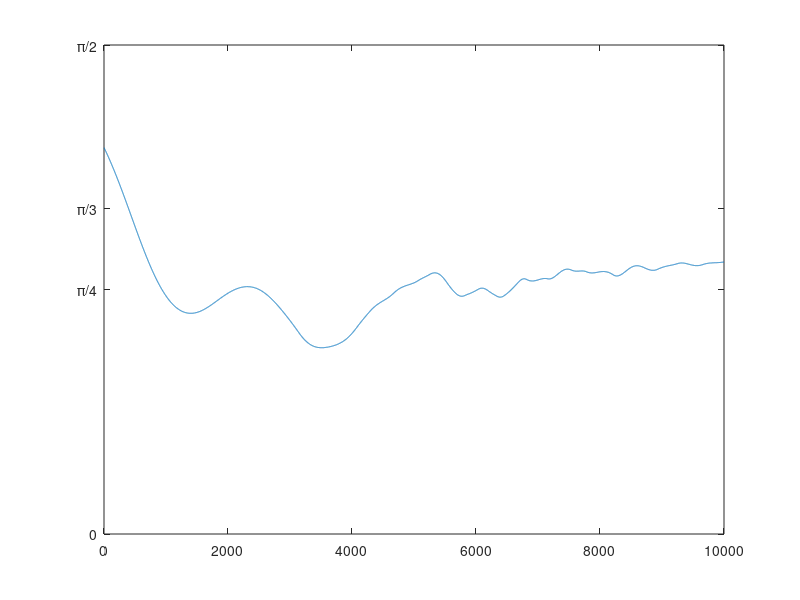

Write MATLAB code to recreate this figure.
theta = linspace(0,2*pi,10000);
x=900+(292.5+100.*sin(-2.*theta)+25.*sin(4.*theta)+100.*exp(-0.5.*(theta-(3*pi)/2).^2).*sin(10.*theta).*sin(4.*theta)).*cos(theta);
y=1050+(292.5+100.*sin(-2.*theta)+100.*exp(-0.5.*(theta-(3*pi)/2).^2).*sin(10.*theta).*sin(4.*theta)).*sin(theta);
%plot(x,y);
dist=zeros(2,length(theta)-1);
for i=1:9999
    dist(:,i)=[abs(x(i+1)-x(i)) abs(y(i+1)-y(i))]';
end
path=zeros(2,length(theta)-1);
path(:,1)=dist(:,1);
for i=2:9999
    path(:,i)=path(:,i-1)+dist(:,i);
end
phi=atan2(path(2,:),path(1,:));
steps=linspace(1,9999,9999);
figure(1);
plot(steps,phi);
ylim([0 pi/2]);
yticks([0 pi/4 pi/3 pi/2 pi]);
yticklabels({'0','\pi/4','\pi/3','\pi/2'})
